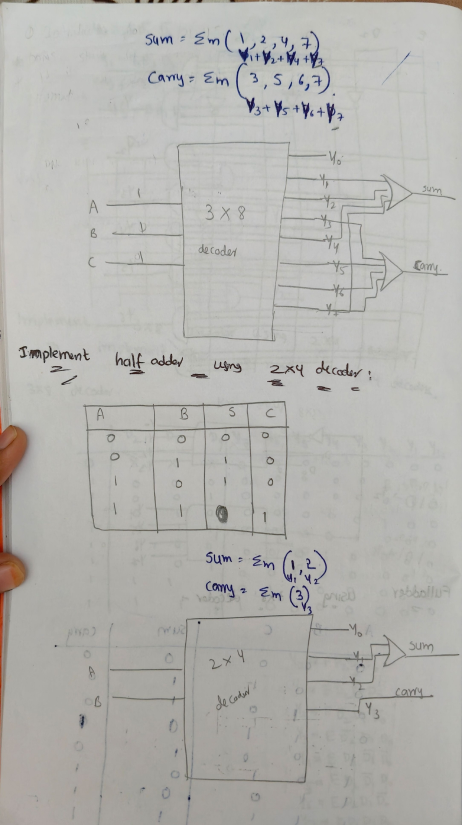
#> input picture test_images/real/3rd unit 2nd half 2-mid  (3)_page-0022.jpg, 924 x 1650 px (shown at 1/2 size)
$ python visualize_tampering.py 'test_images/real/3rd unit 2nd half 2-mid  (3)_page-0022.jpg' out.png
#> lines starting #> are read from the running program, lines starting #| are printed output that depends on the picture; after the words box and inside, x2 and y2 are one past the last pixel; in counts of white or black regions, pixels touching at a corner belong together
#> in __init__, self.img is the input picture: shape (1650, 924, 3); mean B, G, R 175.3, 179.1, 179.9
### pipeline/preprocess.py
"""
Image Preprocessing Module
Standardizes images without enhancing them
Preserves generation artifacts while removing camera/lighting bias
"""

import cv2
import numpy as np

def preprocess_image(img):
    """
    Standardize image for analysis
    - Convert to grayscale
    - Resize to fixed width
    - Normalize contrast
    - Light denoising

    We do NOT beautify. We standardize.
    """

    # Step 1: Convert to grayscale
    if len(img.shape) == 3:
        gray = cv2.cvtColor(img, cv2.COLOR_BGR2GRAY)
    else:
        gray = img.copy()

    # Step 2: Resize to fixed width (1200px) maintaining aspect ratio
    target_width = 1200
    h, w = gray.shape
    if w > target_width:
        aspect_ratio = h / w
        new_h = int(target_width * aspect_ratio)
        gray = cv2.resize(gray, (target_width, new_h), interpolation=cv2.INTER_AREA)

    # Step 3: Contrast normalization (CLAHE)
    # This removes lighting bias while keeping noise
    clahe = cv2.createCLAHE(clipLimit=2.0, tileGridSize=(8, 8))
    normalized = clahe.apply(gray)

    # Step 4: Very light denoising (preserve structure, reduce only extreme outliers)
    # We use bilateral filter - preserves edges but smooths minor noise
    denoised = cv2.bilateralFilter(normalized, d=3, sigmaColor=10, sigmaSpace=10)

    return denoised

# [5 lines left out: function get_grayscale, not called in this run]

### pipeline/image_forensics.py
"""
Image Forensics Module - UPDATED WITH NEW STROKE ANALYSIS
Analyzes pixel-level behavior: noise, strokes, paper
"""

import cv2
import numpy as np
from scipy.stats import entropy

# Import the new stroke analysis
from pipeline.stroke_analysis import analyze_stroke_naturalness

# ==================== NOISE ANALYSIS ====================

def extract_noise_residual(gray_img):
    """Extract noise by subtracting smoothed version"""
    blurred = cv2.GaussianBlur(gray_img, (5, 5), 0)
    noise = gray_img.astype(np.float32) - blurred.astype(np.float32)
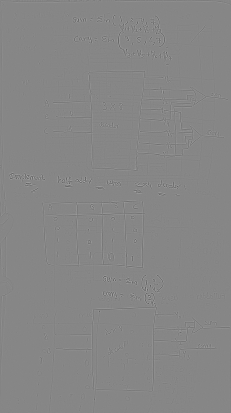
#> noise: shape (1650, 924) float32 (shown at 1/4 size); min -88, max 79, mean 0; drawn with min black and max white
    return noise

# [189 lines left out: functions noise_variance_map, fft_energy_ratio, noise_authenticity_score, extract_background_regions, texture_entropy, analyze_paper_grain and 1 more, not called in this run]

### visualize_tampering.py
"""
VISUAL TAMPERING HEATMAP
Highlights suspicious regions in the image
IDEA 3 - Visual feedback for training/debugging
"""

import cv2
import numpy as np
import matplotlib.pyplot as plt
from matplotlib.colors import LinearSegmentedColormap

from pipeline.preprocess import preprocess_image
from pipeline.image_forensics import (
    extract_noise_residual, noise_variance_map,
    extract_background_regions
)

class TamperingVisualizer:
    """Generate visual heatmaps of suspicious regions"""

    def __init__(self, image_path):
        self.image_path = image_path
        self.img = cv2.imread(image_path)
        self.gray = preprocess_image(self.img)

    def generate_noise_heatmap(self):
        """
        Highlight regions with suspicious noise patterns
        """
        noise = extract_noise_residual(self.gray)

        # Calculate local variance
        h, w = noise.shape
        block_size = 32
        heatmap = np.zeros((h, w))

        for y in range(0, h - block_size, block_size):
            for x in range(0, w - block_size, block_size):
                block = noise[y:y+block_size, x:x+block_size]
                variance = np.var(block)

                # Suspicious if variance is too low (AI-like)
                if variance < 10:
                    suspicion = 1.0
                elif variance < 20:
                    suspicion = 0.5
                else:
                    suspicion = 0.0

                heatmap[y:y+block_size, x:x+block_size] = suspicion

        return heatmap

    def generate_stroke_heatmap(self):
        """
        Highlight regions with suspicious stroke patterns
        """
        # Get edges
        edges = cv2.Canny(self.gray, 50, 150)
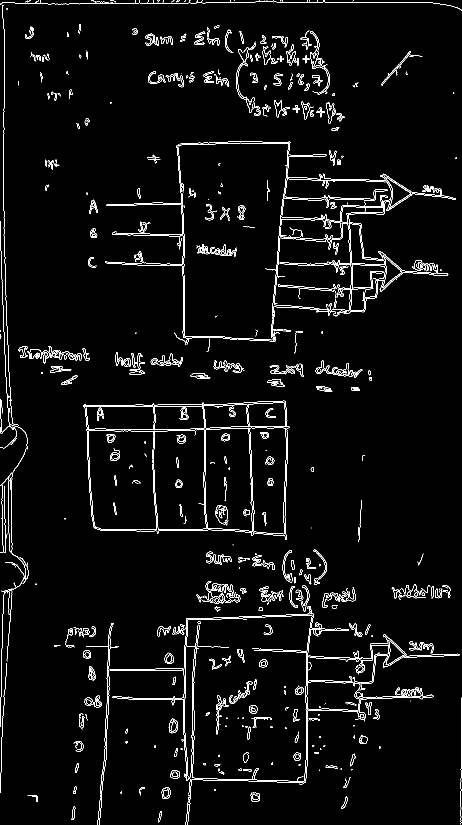
#> edges: shape (1650, 924) (shown at 1/2 size); 3.4% white in thin lines or dots

        # Calculate local edge density
        kernel = np.ones((15, 15), np.float32) / 225
        edge_density = cv2.filter2D(edges.astype(float), -1, kernel)

        # Normalize to [0, 1]
        heatmap = edge_density / (edge_density.max() + 1e-6)

        # Invert: high density = real, low density = suspicious
        # But too perfect edges = also suspicious
        heatmap = 1.0 - heatmap

        return heatmap

    def generate_paper_heatmap(self):
        """
        Highlight regions with suspicious paper texture
        """
        h, w = self.gray.shape
        heatmap = np.zeros((h, w))

        block_size = 50

        for y in range(0, h - block_size, block_size):
            for x in range(0, w - block_size, block_size):
                block = self.gray[y:y+block_size, x:x+block_size]

                # Check if this is background (paper)
                mean_intensity = np.mean(block)
                if mean_intensity > 180:  # Likely paper
                    variance = np.var(block)

                    # Suspicious if too uniform
                    if variance < 30:
                        suspicion = 1.0
                    elif variance < 60:
                        suspicion = 0.5
                    else:
                        suspicion = 0.0

                    heatmap[y:y+block_size, x:x+block_size] = suspicion
#> block: shape (50, 50)
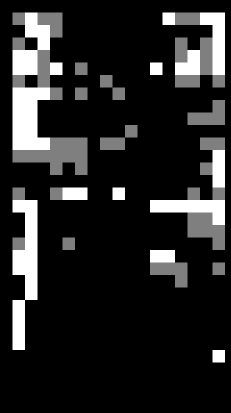
#> heatmap: shape (1650, 924) float64 (shown at 1/4 size); min 0, max 1, mean 0.154

        return heatmap

    def generate_composite_heatmap(self):
        """
        Combine all heatmaps
        """
        noise_heat = self.generate_noise_heatmap()
        stroke_heat = self.generate_stroke_heatmap()
        paper_heat = self.generate_paper_heatmap()

        # Weighted combination
        composite = (
            0.40 * noise_heat +
            0.35 * stroke_heat +
            0.25 * paper_heat
        )
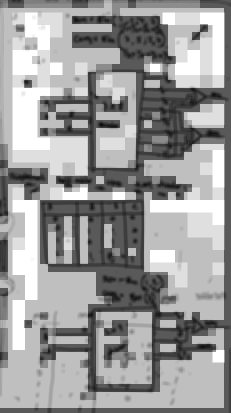
#> composite: shape (1650, 924) float64 (shown at 1/4 size); min 3.15e-09, max 1, mean 0.61

        # Normalize
        composite = (composite - composite.min()) / (composite.max() - composite.min() + 1e-6)

        return composite

    def visualize(self, output_path=None):
        """
        Create a visual report with heatmaps
        """
        fig, axes = plt.subplots(2, 3, figsize=(18, 12))

        # Custom colormap: green (safe) -> yellow -> red (suspicious)
        colors = ['green', 'yellow', 'red']
        n_bins = 100
        cmap = LinearSegmentedColormap.from_list('suspicion', colors, N=n_bins)

        # Original image
        axes[0, 0].imshow(cv2.cvtColor(self.img, cv2.COLOR_BGR2RGB))
        axes[0, 0].set_title('Original Image', fontsize=14, fontweight='bold')
        axes[0, 0].axis('off')

        # Noise heatmap
        noise_heat = self.generate_noise_heatmap()
        im1 = axes[0, 1].imshow(noise_heat, cmap=cmap, vmin=0, vmax=1)
        axes[0, 1].set_title('Noise Pattern Suspicion', fontsize=14, fontweight='bold')
        axes[0, 1].axis('off')
        plt.colorbar(im1, ax=axes[0, 1], fraction=0.046, pad=0.04)

        # Stroke heatmap
        stroke_heat = self.generate_stroke_heatmap()
        im2 = axes[0, 2].imshow(stroke_heat, cmap=cmap, vmin=0, vmax=1)
        axes[0, 2].set_title('Stroke Pattern Suspicion', fontsize=14, fontweight='bold')
        axes[0, 2].axis('off')
        plt.colorbar(im2, ax=axes[0, 2], fraction=0.046, pad=0.04)

        # Paper heatmap
        paper_heat = self.generate_paper_heatmap()
        im3 = axes[1, 0].imshow(paper_heat, cmap=cmap, vmin=0, vmax=1)
        axes[1, 0].set_title('Paper Texture Suspicion', fontsize=14, fontweight='bold')
        axes[1, 0].axis('off')
        plt.colorbar(im3, ax=axes[1, 0], fraction=0.046, pad=0.04)

        # Composite heatmap
        composite = self.generate_composite_heatmap()
        im4 = axes[1, 1].imshow(composite, cmap=cmap, vmin=0, vmax=1)
        axes[1, 1].set_title('COMPOSITE SUSPICION MAP', fontsize=14, fontweight='bold')
        axes[1, 1].axis('off')
        plt.colorbar(im4, ax=axes[1, 1], fraction=0.046, pad=0.04)

        # Overlay on original
        overlay = cv2.cvtColor(self.img, cv2.COLOR_BGR2RGB).copy()
        composite_resized = cv2.resize(composite, (overlay.shape[1], overlay.shape[0]))

        # Create red overlay for suspicious regions
        red_mask = (composite_resized > 0.5).astype(np.uint8) * 255
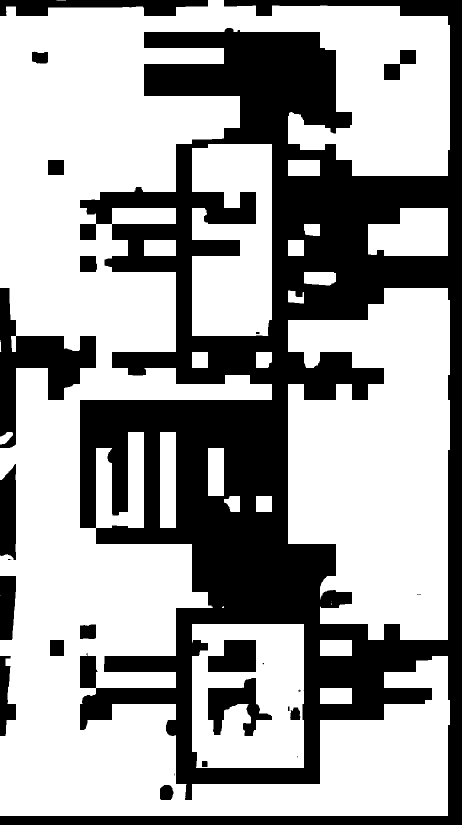
#> red_mask: shape (1650, 924) (shown at 1/2 size); 63.1% white; 25 black regions (6 under 20 px), largest, box (x1, y1, x2, y2) and area: (0, 0, 924, 1650) 502032, (0, 576, 192, 896) 21202, (0, 0, 416, 32) 8407
        overlay[:, :, 0] = np.maximum(overlay[:, :, 0], red_mask)
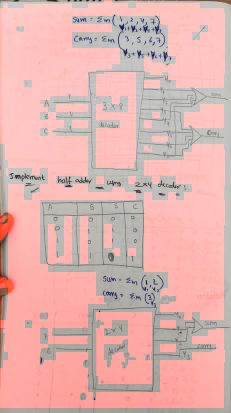
#> overlay: shape (1650, 924, 3) (shown at 1/4 size); mean R, G, B 225.3, 179.1, 175.3

        axes[1, 2].imshow(overlay)
        axes[1, 2].set_title('Suspicious Regions Overlay', fontsize=14, fontweight='bold')
        axes[1, 2].axis('off')

        plt.suptitle(f'Tampering Analysis: {self.image_path}',
                    fontsize=16, fontweight='bold', y=0.98)

        plt.tight_layout()

        if output_path:
            plt.savefig(output_path, dpi=150, bbox_inches='tight')
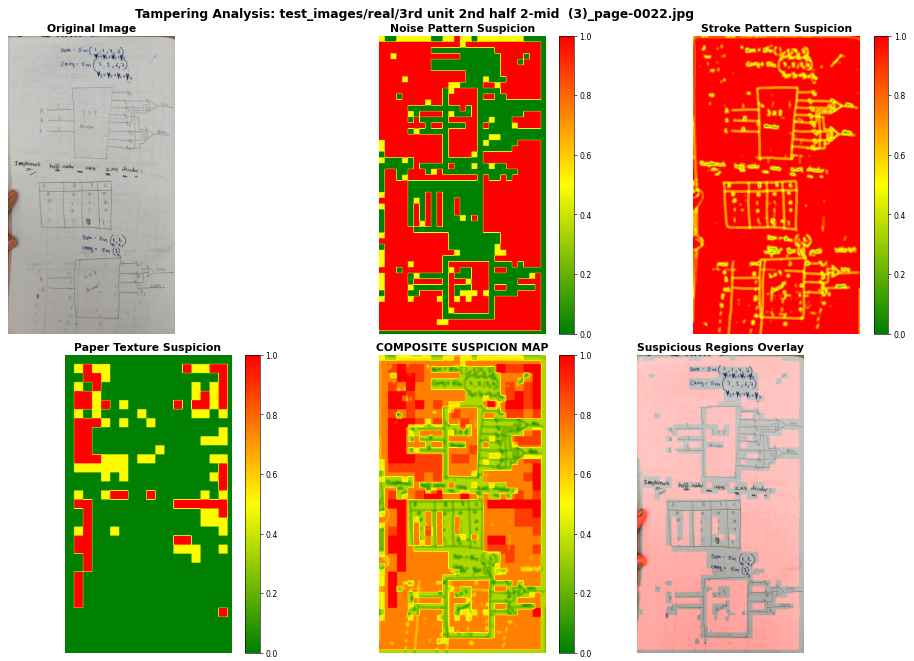
#> figure drawn by matplotlib, 10 panels
            print(f"Saved visualization: {output_path}")
        else:
            plt.show()

        plt.close()

    def get_suspicion_score(self):
        """
        Get overall suspicion score
        """
        composite = self.generate_composite_heatmap()

        # Percentage of highly suspicious pixels
        suspicious_ratio = np.mean(composite > 0.5)
#> suspicious_ratio = 0.631

        return suspicious_ratio


def main():
    import sys
    import os

    if len(sys.argv) < 2:
        print("Usage: python visualize_tampering.py <image_path> [output_path]")
        sys.exit(1)

    image_path = sys.argv[1]
    output_path = sys.argv[2] if len(sys.argv) > 2 else None

    if not os.path.exists(image_path):
        print(f"ERROR: Image not found: {image_path}")
        sys.exit(1)

    print(f"Analyzing: {image_path}")

    viz = TamperingVisualizer(image_path)

    # Generate visualization
    if not output_path:
        output_path = image_path.replace('.', '_analysis.')

    viz.visualize(output_path)

    # Get suspicion score
    score = viz.get_suspicion_score()
#> score = 0.631
    print(f"\nOverall Suspicion: {score*100:.1f}%")
#| Overall Suspicion: 63.1%

    if score > 0.5:
        print("⚠️  HIGH SUSPICION - Possible tampering detected")
    elif score > 0.3:
        print("⚠️  MODERATE SUSPICION - Review recommended")
    else:
        print("✓ LOW SUSPICION - Appears authentic")


if __name__ == '__main__':
    main()

$ run again, on test_images/real/3rd unit 2nd half 2-mid  (3)_page-0024.jpg
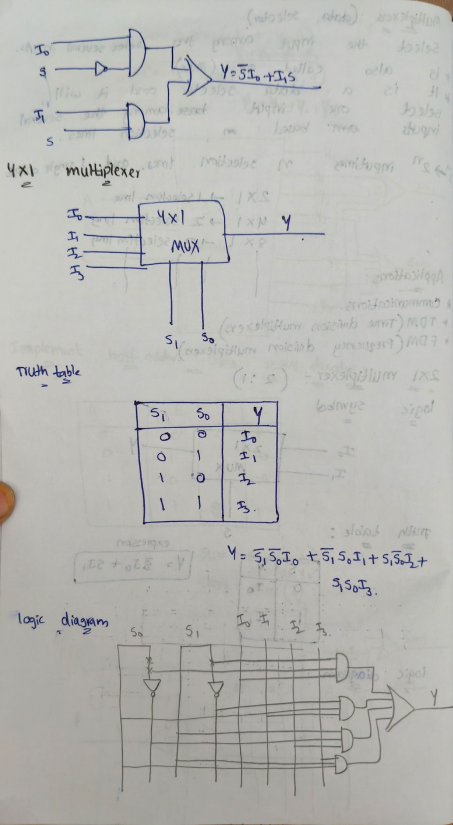
#> input picture test_images/real/3rd unit 2nd half 2-mid  (3)_page-0024.jpg, 905 x 1650 px (shown at 1/2 size)
#> in __init__, self.img is the input picture: shape (1650, 905, 3); mean B, G, R 179.6, 183.2, 183.1
#> in generate_stroke_heatmap, `edges = cv2.Canny(self.gray, 50, 150)`:
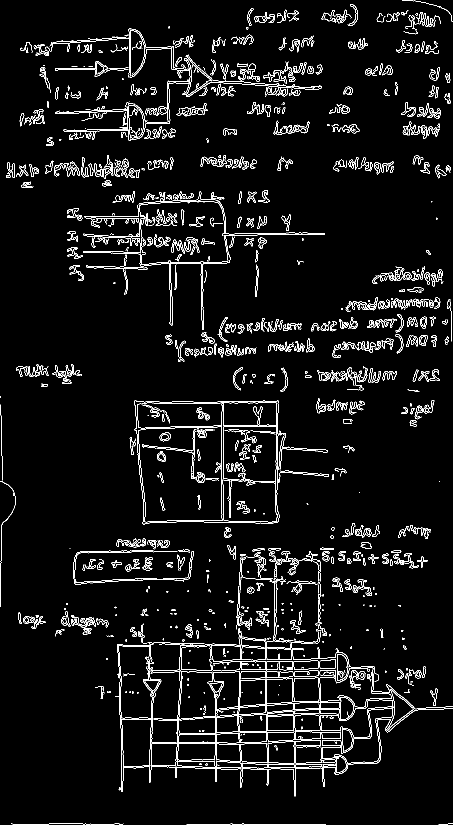
#> edges: shape (1650, 905) (shown at 1/2 size); 4.9% white in thin lines or dots
#> red_mask: shape (1650, 905); 63.9% white; 99 black regions (43 under 20 px), largest, box (x1, y1, x2, y2) and area: (0, 0, 905, 1650) 262764, (0, 319, 650, 728) 93610, (256, 800, 576, 1081) 69180
#> in visualize, `overlay[:, :, 0] = np.maximum(overlay[:, :, 0], red_mask)`:
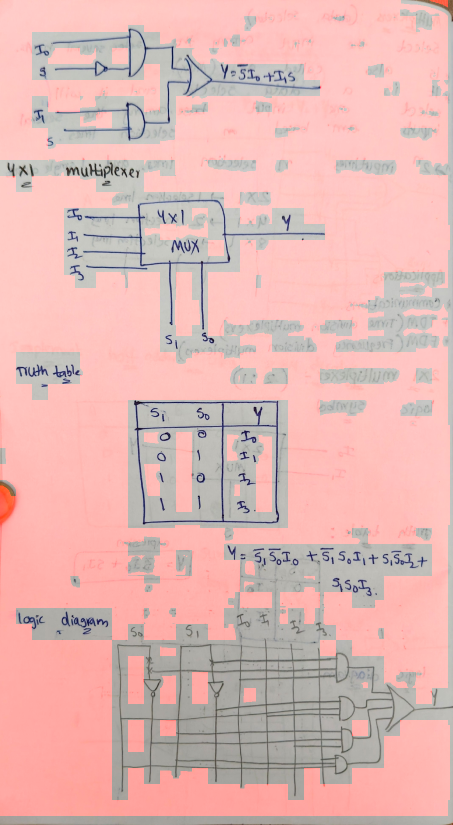
#> overlay: shape (1650, 905, 3) (shown at 1/2 size); mean R, G, B 225.7, 183.2, 179.6
#> suspicious_ratio = 0.639
#| Overall Suspicion: 63.9%

$ run again, on test_images/real/3rd unit 2nd half 2-mid  (3)_page-0025.jpg
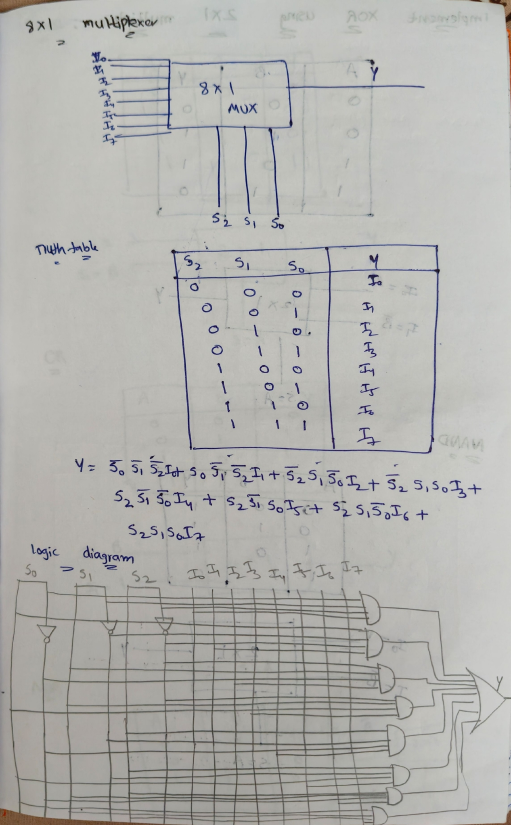
#> input picture test_images/real/3rd unit 2nd half 2-mid  (3)_page-0025.jpg, 1022 x 1650 px (shown at 1/2 size)
#> in __init__, self.img is the input picture: shape (1650, 1022, 3); mean B, G, R 174.5, 177.9, 178.3
#> in generate_stroke_heatmap, `edges = cv2.Canny(self.gray, 50, 150)`:
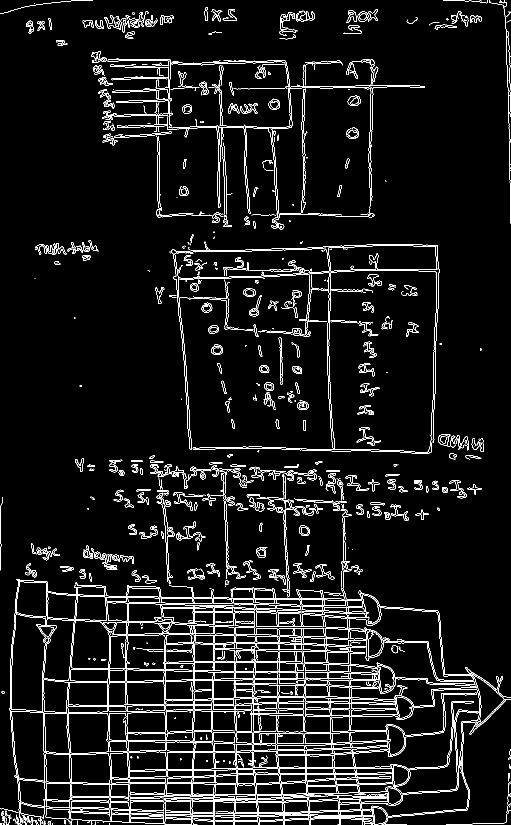
#> edges: shape (1650, 1022) (shown at 1/2 size); 5.8% white in thin lines or dots
#> red_mask: shape (1650, 1022); 49.1% white; 49 white regions (1 under 20 px), largest, box (x1, y1, x2, y2) and area: (0, 0, 1000, 1350) 655767, (768, 544, 864, 900) 32221, (288, 1024, 565, 1152) 18912
#> in visualize, `overlay[:, :, 0] = np.maximum(overlay[:, :, 0], red_mask)`:
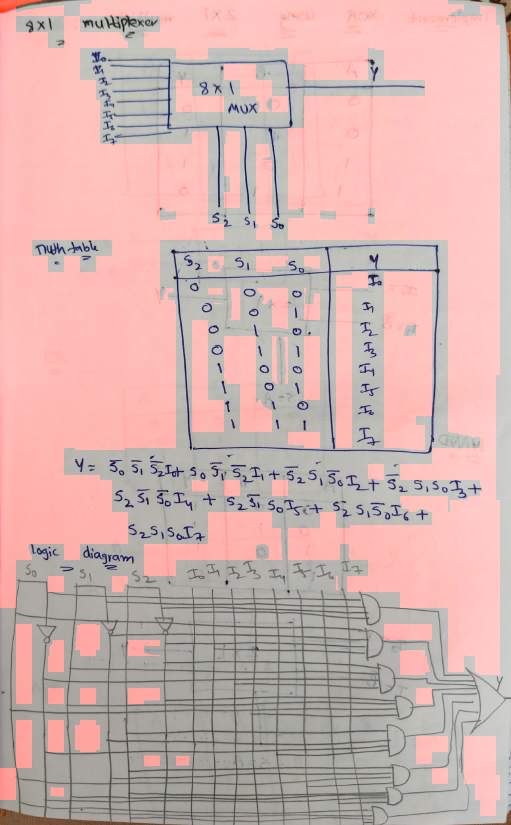
#> overlay: shape (1650, 1022, 3) (shown at 1/2 size); mean R, G, B 210.5, 177.9, 174.5
#> suspicious_ratio = 0.491
#| Overall Suspicion: 49.1%
